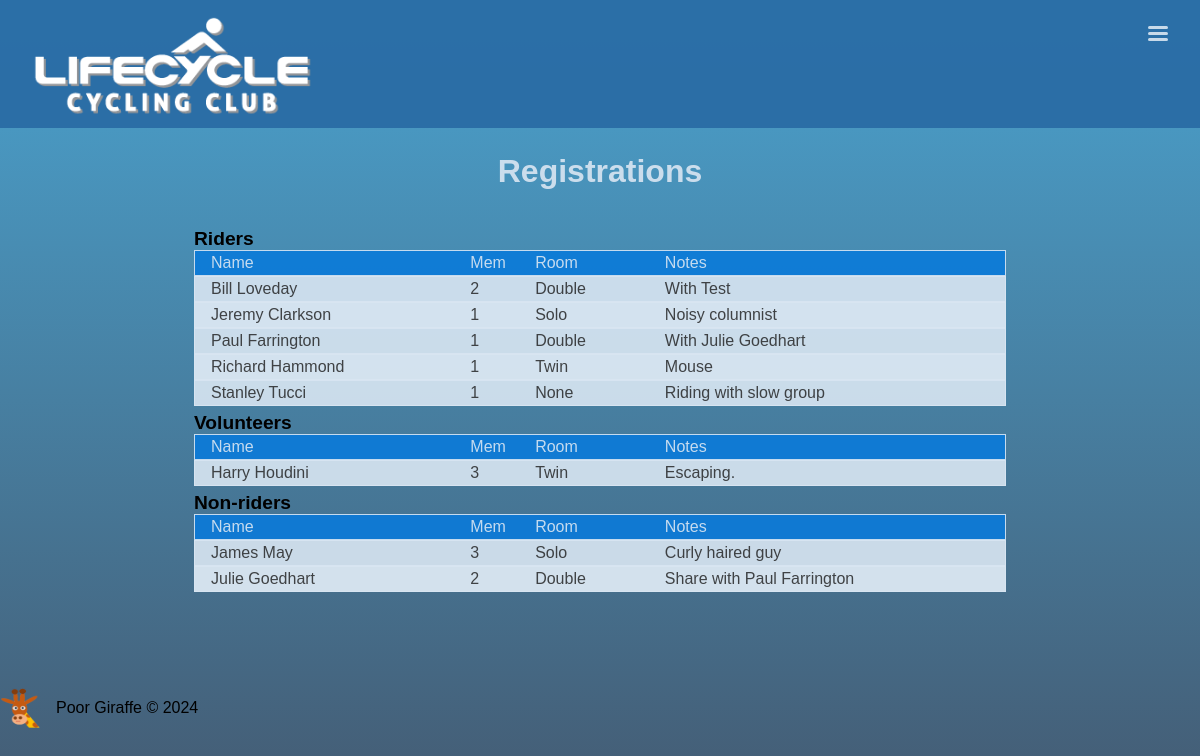
The page /registrations/ on the database as committed earlier.
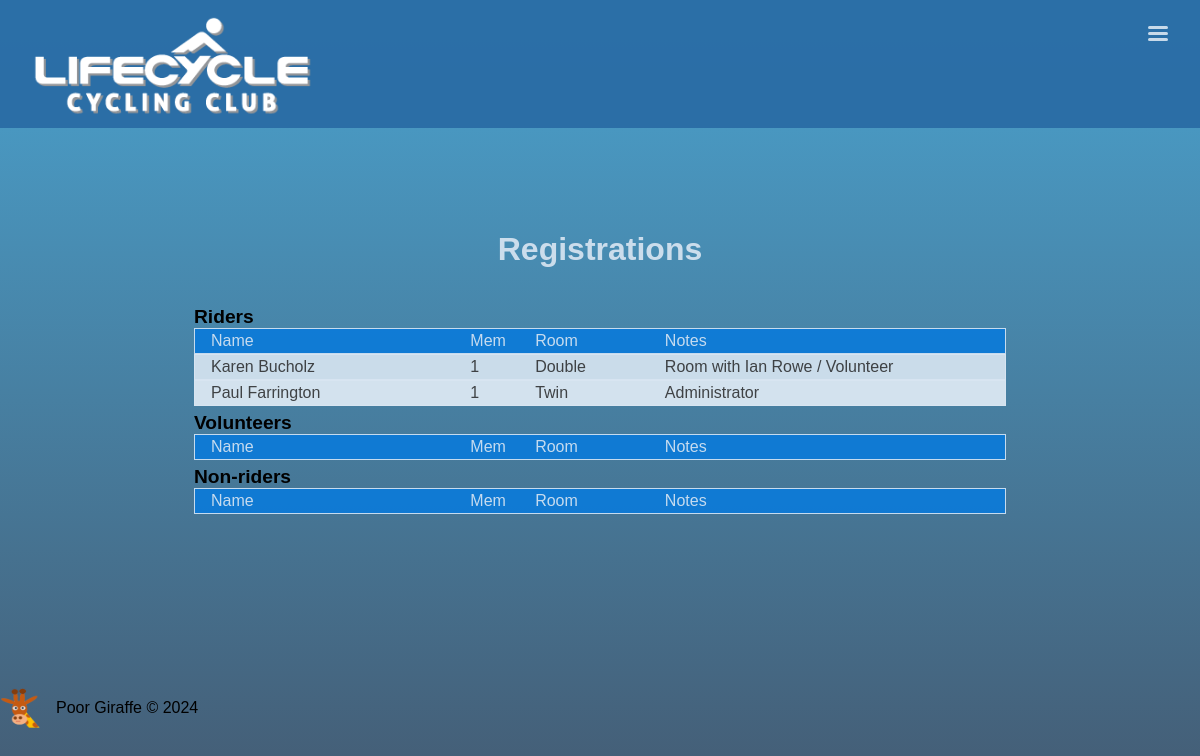
The same page on the database as committed later.
### book/models.py (models this page shows, shortened)
class Registration(models.Model):
	name = models.CharField(max_length=30)
	email = models.EmailField()
	membership = models.ForeignKey(Membership, on_delete=models.CASCADE, null=True)
	status = models.ForeignKey(Status, on_delete=models.CASCADE)
	room = models.ForeignKey(RoomType, on_delete=models.CASCADE)
	notes = models.CharField(max_length=100, blank=True, null=True)

class Membership(models.Model):
	membership = models.CharField(max_length=30)

class RoomType(models.Model):
	description = models.CharField(max_length=20)
	supplement = models.IntegerField()
	def __str__(self):
		return self.description

### book/views.py (the view)
# urls.py: path('registrations/', registrations, name='registrations'),
def registrations(request):
	registrations = Registration.objects.all().order_by('name')
	context = {
		'registrations': registrations,
	}
	return render(request, 'registrations.html', context)

### book/template/registrations.html (shortened to what this page needs)
{% extends 'base.html' %}
{% load static %}
{% block main %}
	<main>
		<h1>Registrations</h1>
		<div class="registrations">
			<h2>Riders</h2>
			<div class="header"><p>Name</p><p>Mem</p><p>Room</p><p>Notes</p></div>
			<ul>
			{% for reg in registrations %}
				{% if reg.status.id == 1 %}
					<li><a href="{{ reg.id }}"><p>{{ reg.name }}</p><p>{{ reg.membership.id }}</p><p>{{ reg.room }}</p><p>{{ reg.notes }}</p></a></li>
				{% endif %}
			{% endfor %}
			</ul>
			<h2>Volunteers</h2>
			<div class="header"><p>Name</p><p>Mem</p><p>Room</p><p>Notes</p></div>
			<ul>
			{% for reg in registrations %}
				{% if reg.status.id == 2 %}
					<li><a href="{{ reg.id }}"><p>{{ reg.name }}</p><p>{{ reg.membership.id }}</p><p>{{ reg.room }}</p><p>{{ reg.notes }}</p></a></li>
				{% endif %}
			{% endfor %}
			</ul>
			<h2>Non-riders</h2>
			<div class="header"><p>Name</p><p>Mem</p><p>Room</p><p>Notes</p></div>
			<ul>
			{% for reg in registrations %}
				{% if reg.status.id == 3 %}
					<li><a href="{{ reg.id }}"><p>{{ reg.name }}</p><p>{{ reg.membership.id }}</p><p>{{ reg.room }}</p><p>{{ reg.notes }}</p></a></li>
				{% endif %}
			{% endfor %}
			</ul>
		</div>
	</main>
{% endblock %}

### book/template/base.html (shortened to what this page needs)
{% load static %}
<!DOCTYPE html>
<html>
<head>
	<link rel="stylesheet" type="text/css" href="{% static 'base.css' %}">
	<link rel="stylesheet" type="text/css" href="{% static 'style.css' %}">
</head>
<body>
	<header>
		<div class="nav__logo">
			<img src="{% static 'assets/images/lc-logo-white.png' %}">
		</div>
		<div class="hamburger__toggle">
			<div class="hamburger"></div>
		</div>
	</header>
	{% block main %}
	{% endblock %}
	<footer>
		<img class='footer__logo' src="{% static 'assets/images/poor_giraffe.png' %}" alt='Poor Giraffe'>
		<p>Poor Giraffe &copy; 2024</p>
	</footer>
</body>
</html>

### book/static/base.css (style rules this page uses)
:root { --clr-background: linear-gradient(hsl(200, 58%, 50%, 0.9), hsl(210, 58%, 20%, 0.8)); --clr-card: hsl(200, 60%, 55%, 0.9); --clr-nav: hsl(208, 60%, 40%, 0.9); --clr-green: hsl(90, 50%, 50%); --clr-red: hsl(0, 90%, 50%); --clr-blue: hsl(208, 90%, 45%, 0.9); --clr-yellow: hsl(70, 90%, 50%, 0.9); --clr-white: hsl(208, 50%, 90%, 0.9); --clr-black: hsl(0, 0%, 10%, 0.8); --clr-shadow: hsl(200, 50%, 100%, 0.5); --clr-border: hsl(0, 0%, 100%); }
*, *::before, *::after { box-sizing: border-box; }
a { text-decoration: none; color: inherit; }
* { margin: 0; padding: 0; }
html { font-size: clamp(14px, 2vw, 16px); }
body { width: 100vw; min-height: 100vh; background: var(--clr-background); font-family: Arial, san-serif, HankenGrotesk; font-weight: 300; }
header { position: relative; display: flex; flex-direction: row; justify-content: space-between; height: 8rem; background: var(--clr-nav); }
main { width: 100vw; min-height: 60vh; margin: 0 auto; display: flex; gap: 2rem; flex-direction: column; align-items: center; justify-content: center; }
footer { margin-top: 5rem; display: flex; justify-content: flex-start; align-items: center; gap: 1rem; }
.footer__logo { height: 40px; aspect-ratio: 1/1; }
h1 { color: var(--clr-white); margin-top: 0.5rem; }
ul { list-style: none; }
.nav__logo img { position: absolute; margin: 1rem 0 0 2rem; max-width: 70vw; max-height: 80%; object-fit: cover; z-index: 10; }
.hamburger__toggle { padding: 2rem; cursor: pointer; }
.hamburger { position: relative; content: ''; height: 3px; width: 20px; background: var(--clr-white); border-radius: 2px; transition: all 0.2s ease; }
.hamburger::before { position: absolute; content: ''; height: 3px; width: 20px; background: var(--clr-white); border-radius: 2px; transform: translateY(-6px); transition: all 0.5s ease; }
.hamburger::after { position: absolute; content: ''; height: 3px; width: 20px; background: var(--clr-white); border-radius: 2px; transform: translateY(6px); transition: all 0.5s ease; }
@media (min-width: 660px) { body { font-size: 16px; } }
@media (min-width: 660px) { main { width: clamp(400px, 90vw, 812px); min-height: 60vh; margin: 0 auto; display: flex; gap: 2rem; flex-direction: column; align-items: center; justify-content: center; } }

### book/static/style.css (style rules this page uses)
.registrations { width: 100%; margin: 0 auto; display: flex; flex-direction: column; }
.registrations h2 { font-size: 1.2rem; margin-top: 6px; }
.registrations ul { list-style: none; }
.registrations .header, .registrations li a { display: grid; grid-template-columns: 4fr 1fr 2fr 5fr; border: solid 1px var(--clr-white); color: var(--clr-white); background: var(--clr-blue); padding: 3px 1rem; }
.registrations li a { border: solid 1px var(--clr-white); color: var(--clr-black); background: var(--clr-white); }
.registrations li:nth-child(even) { background: var(--clr-shadow); }

Rows that differ between the two databases and show on the page:
removed Registration: name "Bill Loveday", membership.id "2", room "Double", notes "With Test", shown under "Riders"
removed Registration: name "Jeremy Clarkson", membership.id "1", room "Solo", notes "Noisy columnist", shown under "Riders"
removed Registration: name "Richard Hammond", membership.id "1", room "Twin", notes "Mouse", shown under "Riders"
removed Registration: name "Stanley Tucci", membership.id "1", room "None", notes "Riding with slow group", shown under "Riders"
removed Registration: name "Harry Houdini", membership.id "3", room "Twin", notes "Escaping.", shown under "Volunteers"
removed Registration: name "James May", membership.id "3", room "Solo", notes "Curly haired guy", shown under "Non-riders"
removed Registration: name "Julie Goedhart", membership.id "2", room "Double", notes "Share with Paul Farrington", shown under "Non-riders"
added Registration: name "Karen Bucholz", membership.id "1", room "Double", notes "Room with Ian Rowe / Volunteer", shown under "Riders"
changed Registration "Paul Farrington": room "Double" → "Twin"; notes "With Julie Goedhart" → "Administrator"
